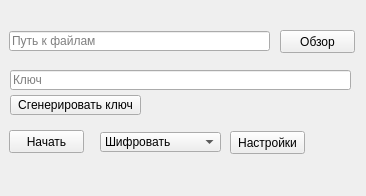
<?xml version="1.0" encoding="UTF-8"?>
<ui version="4.0">
 <class>MainWindow</class>
 <widget class="QMainWindow" name="MainWindow">
  <property name="geometry">
   <rect>
    <x>0</x>
    <y>0</y>
    <width>366</width>
    <height>196</height>
   </rect>
  </property>
  <property name="windowTitle">
   <string>MainWindow</string>
  </property>
  <widget class="QWidget" name="centralwidget">
   <widget class="QLineEdit" name="lineDir">
    <property name="geometry">
     <rect>
      <x>9</x>
      <y>31</y>
      <width>261</width>
      <height>20</height>
     </rect>
    </property>
    <property name="placeholderText">
     <string>Путь к файлам</string>
    </property>
   </widget>
   <widget class="QPushButton" name="pushButton">
    <property name="geometry">
     <rect>
      <x>280</x>
      <y>30</y>
      <width>75</width>
      <height>23</height>
     </rect>
    </property>
    <property name="text">
     <string>Обзор</string>
    </property>
   </widget>
   <widget class="QLineEdit" name="lineKey">
    <property name="geometry">
     <rect>
      <x>10</x>
      <y>70</y>
      <width>341</width>
      <height>20</height>
     </rect>
    </property>
    <property name="placeholderText">
     <string>Ключ</string>
    </property>
   </widget>
   <widget class="QComboBox" name="comboBox">
    <property name="geometry">
     <rect>
      <x>100</x>
      <y>132</y>
      <width>121</width>
      <height>20</height>
     </rect>
    </property>
    <item>
     <property name="text">
      <string>Шифровать</string>
     </property>
    </item>
    <item>
     <property name="text">
      <string>Дешифровать</string>
     </property>
    </item>
   </widget>
   <widget class="QPushButton" name="pushButton_2">
    <property name="geometry">
     <rect>
      <x>9</x>
      <y>130</y>
      <width>75</width>
      <height>23</height>
     </rect>
    </property>
    <property name="text">
     <string>Начать</string>
    </property>
   </widget>
   <widget class="QPushButton" name="pushButtonKeyGen">
    <property name="geometry">
     <rect>
      <x>10</x>
      <y>95</y>
      <width>131</width>
      <height>20</height>
     </rect>
    </property>
    <property name="text">
     <string>Сгенерировать ключ</string>
    </property>
   </widget>
   <widget class="QPushButton" name="pushButtonSettings">
    <property name="geometry">
     <rect>
      <x>230</x>
      <y>131</y>
      <width>75</width>
      <height>23</height>
     </rect>
    </property>
    <property name="text">
     <string>Настройки</string>
    </property>
   </widget>
  </widget>
 </widget>
 <resources/>
 <connections/>
</ui>
